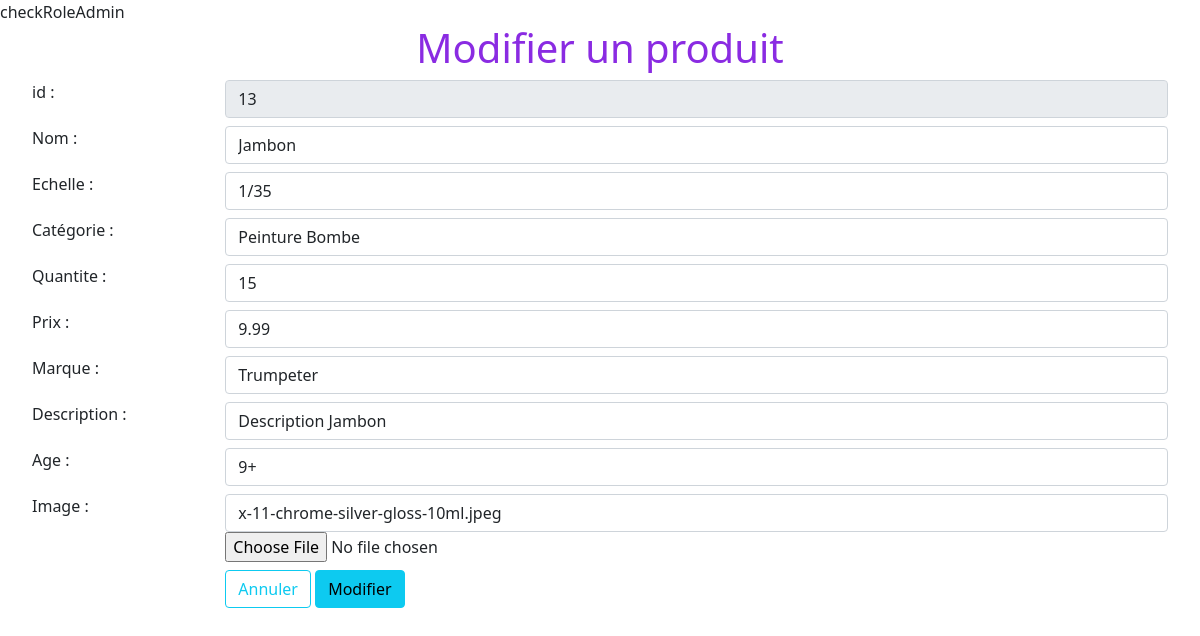
Page /pages/pages_admin/modifier_produit.php?id_produit=13 (signed in) on the earlier database version.
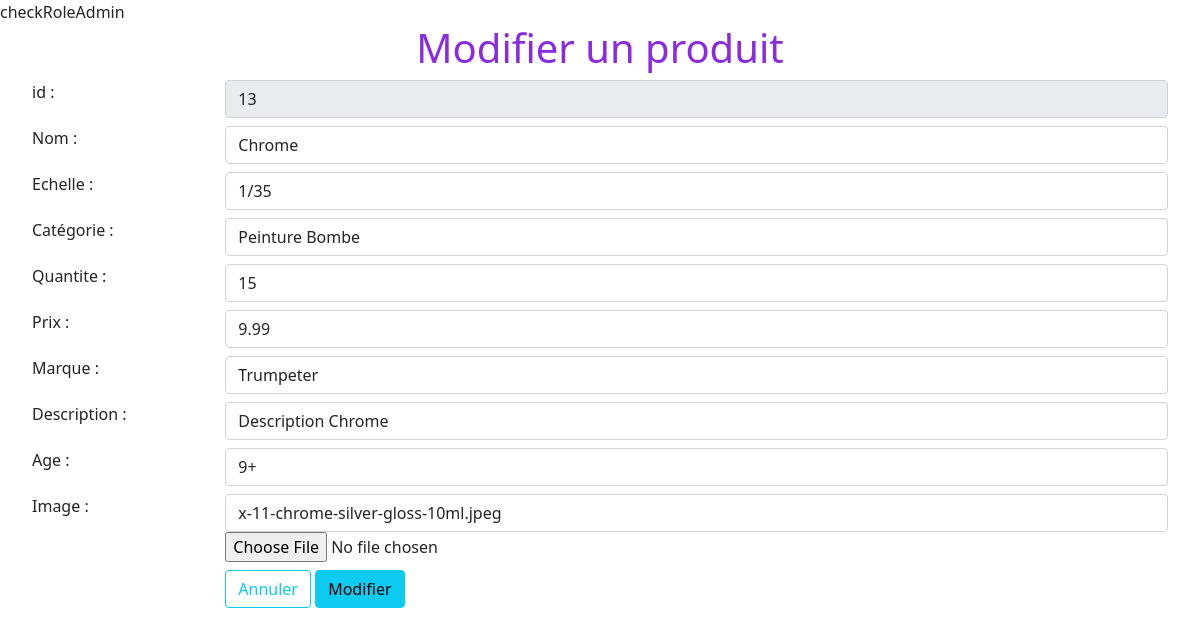
Same page on the later database version.
### tables this page shows
CREATE TABLE `produits` (
  `id_produit` int(11) NOT NULL,
  `nom_produit` varchar(255) NOT NULL,
  `echelle` varchar(10) DEFAULT NULL,
  `id_categorie` int(11) NOT NULL,
  `quantite` int(11) NOT NULL,
  `prix` decimal(8,2) NOT NULL,
  `id_marque` int(11) NOT NULL,
  `description` text NOT NULL,
  `age_recommande` varchar(4) NOT NULL,
  `reference_image` varchar(255) DEFAULT NULL
);

### Connexion/functions.php (the view, shortened to what the changed rows need)
<?php
function getAllBrands($mysqlClient) {
    $sql = "SELECT id_marque, nom_marque FROM marques;";
    $stmt = $mysqlClient->prepare($sql);
    $stmt->execute();
    $brands = $stmt->fetchAll(PDO::FETCH_NUM);
    return $brands;
}
function getAllCategories($mysqlClient) {
    $sql = "SELECT id_categorie, nom_categorie FROM categories;";
    $stmt = $mysqlClient->prepare($sql);
    $stmt->execute();
    $categories = $stmt->fetchAll(PDO::FETCH_NUM);
    return $categories;
}
function selectorFromContent($content, $selected) {
    $html_selector="";
    foreach ($content as $value) {
        if ($value[1] == $selected) {
            $html_selector .= "<option value=\"$value[0]\" selected>$value[1]</option>";
        } else $html_selector .= "<option value=\"$value[0]\">$value[1]</option>";
    }
    return $html_selector;
}

### pages/pages_admin/modifier_produit.php (shortened to what the changed rows need)
<?php
require_once(__DIR__ . '/../../Connexion/connexionBDD.php');
require_once(__DIR__ . '/../../Connexion/functions.php');
$status_image = "";
if (isset($_POST["id"])) {
    if (isset($_FILES['ficphoto']) && ($_FILES["ficphoto"]["error"] == UPLOAD_ERR_OK)) {
        $image_type = explode('/', $_FILES["ficphoto"]["type"])[1];
        $uploaded_file_name = $_POST['image'] . "." . $image_type;
        $destination_path = DIR_IMG_PRODUIT . $uploaded_file_name;
        var_dump(DIR_IMG_PRODUIT);
        var_dump($destination_path);
        if (file_exists($destination_path)) {
            $status_image = "L'image existe déjà dans les assets";
        } else {
            (move_uploaded_file($_FILES["ficphoto"]['tmp_name'], $destination_path)) ;
            $status_image = "L'image a bien été enregistrée";
        }
    }
    $sql = "UPDATE produits SET nom_produit = :nom, echelle = :echelle, id_categorie= :categorie,
            quantite = :quantite, prix = :prix, id_marque = :marque, description = :description,
            age_recommande = :age_recommande, reference_image = :reference_image
            WHERE id_produit = :id ;";
        $stmt = $mysqlClient->prepare($sql);
        $stmt->bindValue(':id', $_POST["id"]);
        $stmt->bindValue(':nom', $_POST['nom']);
        $stmt->bindValue(':echelle', $_POST['echelle']);
        $stmt->bindValue(':categorie', $_POST['categorie']);
        $stmt->bindValue(':quantite', $_POST['quantite']);
        $stmt->bindValue(':prix', $_POST['prix']);
        $stmt->bindValue(':marque', $_POST['marque']);
        $stmt->bindValue(':description', $_POST['description']);
        $stmt->bindValue(':age_recommande', $_POST['age_recommande']);
        $stmt->bindValue(':reference_image', $_POST['image']);
        $stmt->execute();
        $query_result[] = $_POST;
        $message = "Modification effectuée avec succès du produit : {$_POST['id']} - {$_POST['nom']} <br/>
        {$status_image}" ;
        $hasBeenModified = true ;
        $back_button = "Revenir";
} else {
    $id = $_GET["id_produit"];
    $sql = "SELECT p.id_produit as id, p.nom_produit as nom, p.echelle, c.nom_categorie as categorie, p.quantite, p.prix, m.nom_marque as marque,
    p.description, p.age_recommande, p.reference_image as image
    FROM produits as p INNER JOIN categories as c ON p.id_categorie = c.id_categorie
    INNER JOIN marques as m ON p.id_marque = m.id_marque
    WHERE p.id_produit = :id";
    $stmt = $mysqlClient->prepare($sql);
    $stmt->bindValue(":id", $id);
    $stmt->execute();
    $query_result = $stmt->fetchAll(PDO::FETCH_ASSOC);
}
?>
<!DOCTYPE html>
<html lang="fr">
    <head>
        <link href="../css/styles/bootstrap.min.css" rel="stylesheet" type="text/css">
        <link href="../css/styles/geo.css" rel="stylesheet" type="text/css">
    </head>
    <body>
        <div class="jumbotron text-center">
            <h1>Modifier un produit</h1>
        </div>
        <div class="container-fluid">
                <form action="modifier_produit.php" method="post" enctype="multipart/form-data">
                    <?php foreach ($query_result as $value): ?>
                    <div class="row m-2">
                        <div class="col-sm-2">
                            <label class="form-label">id :</label>
                        </div>
                        <div class="col-sm-10">
                            <input type="text" class="form-control" name="id" value="<?= $value['id'] ?>" readonly>
                        </div>
                    </div>
                    <div class="row m-2">
                        <div class="col-sm-2">
                            <label for="nom" class="form-label">Nom :</label>
                        </div>
                        <div class="col-sm-10">
                            <input type="text" class="form-control" id="nom" name="nom" value="<?= $value["nom"] ?>">
                        </div>
                    </div>
                    <div class="row m-2">
                        <div class="col-sm-2">
                            <label for="echelle" class="form-label">Echelle :</label>
                        </div>
                        <div class="col-sm-10">
                            <input type="text" class="form-control" id="echelle" name="echelle" value="<?= $value["echelle"] ?>">
                        </div>
                    </div>
                    <div class="row m-2">
                        <div class="col-sm-2">
                            <label for="categorie" class="form-label">Catégorie :</label>
                        </div>
                        <div class="col-sm-10">
                            <select name="categorie" id="categorie" class="form-control">
                                <?php
                                    $categories = getAllCategories($mysqlClient);
                                    echo selectorFromContent($categories, $value["categorie"]);
                                    ?>
                            </select>
                        </div>
                    </div>
                    <div class="row m-2">
                        <div class="col-sm-2">
                            <label for="quantite" class="form-label">Quantite :</label>
                        </div>
                        <div class="col-sm-10">
                            <input type="number" class="form-control" id="quantite" name="quantite" value="<?= $value["quantite"] ?>" required>
                        </div>
                    </div>
                    <div class="row m-2">
                        <div class="col-sm-2">
                            <label for="prix" class="form-label">Prix :</label>
                        </div>
                        <div class="col-sm-10">
                            <input type="number" class="form-control" id="prix" name="prix" value="<?= $value["prix"] ?>" step="0.01" required>
                        </div>
                    </div>                    <div class="row m-2">
                        <div class="col-sm-2">
                            <label for="Marque" class="form-label">Marque :</label>
                        </div>
                        <div class="col-sm-10">
                            <select name="marque" id="Marque" class="form-control">
                                <?php
                                    $brands = getAllBrands($mysqlClient);
                                    echo selectorFromContent($brands, $value["marque"]);
                                ?>
                            </select>
                        </div>
                    </div>
                    <div class="row m-2">
                        <div class="col-sm-2">
                            <label for="description" class="form-label">Description :</label>
                        </div>
                        <div class="col-sm-10">
                            <input type="textarea" class="form-control" id="description" name="description" value="<?= $value["description"] ?>" required>
                        </div>
                    </div>                    <div class="row m-2">
                        <div class="col-sm-2">
                            <label for="age_recommande" class="form-label">Age :</label>
                        </div>
                        <div class="col-sm-10">
                            <input type="text" class="form-control" id="age_recommande" name="age_recommande" value="<?= $value["age_recommande"] ?>" required>
                        </div>
                    </div>                    <div class="row m-2">
                        <div class="col-sm-2">
                            <label for="image" class="form-label">Image :</label>
                        </div>
                        <div class="col-sm-10">
                            <input type="text" class="form-control" id="image" name="image" value="<?= $value["image"] ?>" >
                            <input type="file" name="ficphoto" id="photo" accept="image/jpg, image/jpeg, image/png" >
                        </div>
                    </div>
                    <?php endforeach; ?>
                </form>
        </div>
    </body>
</html>

Differences in the rows shown:
changed produits "x-11-chrome-silver-gloss-10ml.jpeg": nom "Jambon" → "Chrome"; description "Description Jambon" → "Description Chrome"
